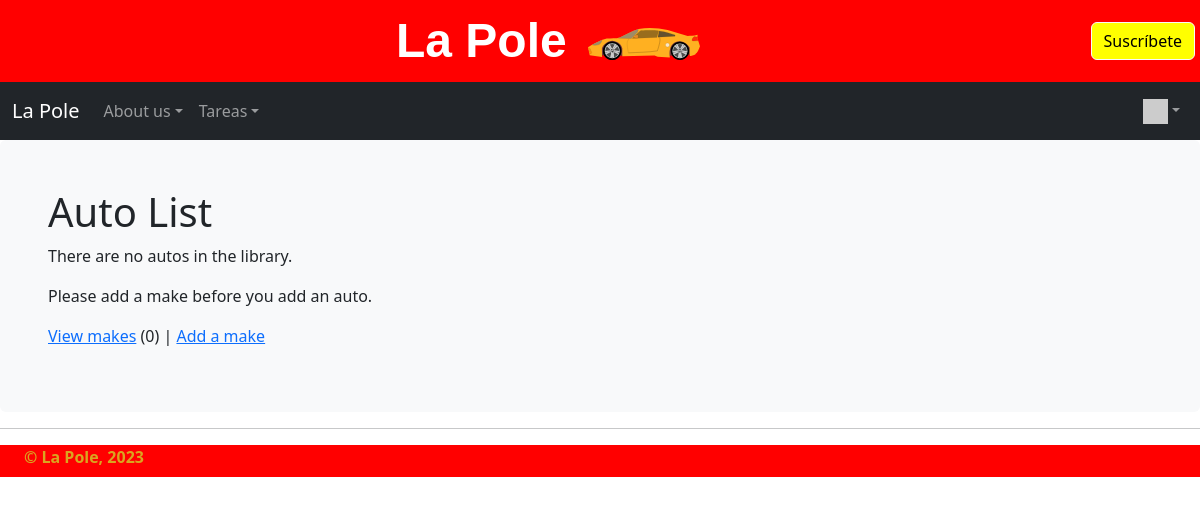
Page /autos/ (signed in) on the earlier database version.
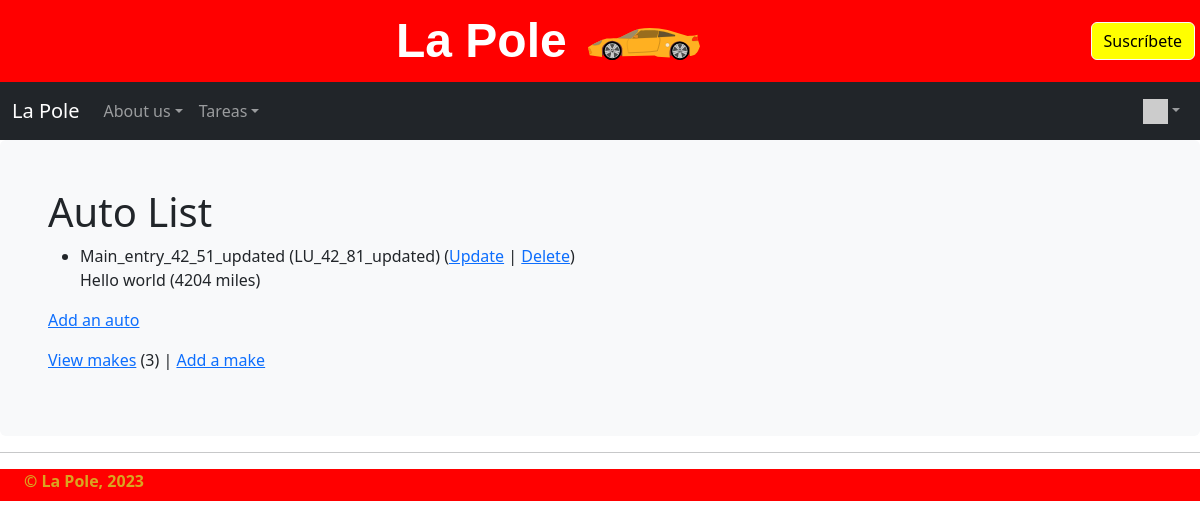
Same page on the later database version.
### autos/models.py (models this page shows, shortened)
class Auto(models.Model):
    nickname = models.CharField(
        max_length=100,
        validators=[MinLengthValidator(2, "Nickname must be greater than 1 character")]
    )
    mileage = models.PositiveIntegerField()
    comments = models.CharField(max_length=300)
    make = models.ForeignKey(Make, on_delete=models.CASCADE, null=False)

class Make(models.Model):
    name = models.CharField(
            max_length=100,
            help_text='Enter a make (e.g. Dodge)',
            validators=[MinLengthValidator(2, "Make must be greater than 1 character")]
    )
    def __str__(self):
            return self.name

### autos/views.py (the view)
# urls.py: path('', views.MainView.as_view(), name='all'),
class MainView(LoginRequiredMixin, View):
    def get(self, request):
        mc = Make.objects.all().count()
        al = Auto.objects.all()
        ctx = {'make_count': mc, 'auto_list': al}
        return render(request, 'autos/autos_list.html', ctx)

### home/context_processors.py (called while the page is built)
def settings(request):
    return {
        'settings': django_settings,
    }

### home/templatetags/app_tags.py (called while the page is built)
@register.filter(name='gravatar')
def gravatar(user, size=35):
    email = str(user.email.strip().lower()).encode('utf-8')
    email_hash = md5(email).hexdigest()
    url = "//www.gravatar.com/avatar/{0}?s={1}&d=identicon&r=PG"
    return url.format(email_hash, size)

### autos/templates/autos/autos_list.html
{% extends "home/layout.html" %}
{% block content %}
  <h1>Auto List</h1>
  {% if auto_list %}
  <ul>
    {% for auto in auto_list %}
      <li>
          {{ auto.nickname }} ({{ auto.make }})
          (<a href="{% url 'autos:auto_update' auto.id %}">Update</a> |
          <a href="{% url 'autos:auto_delete' auto.id %}">Delete</a>) <br/>
          {{ auto.comments }} ({{ auto.mileage }} miles)
      </li>
    {% endfor %}
  </ul>
  {% else %}
    <p>There are no autos in the library.</p>
  {% endif %}
  <p>
    {% if make_count > 0 %}
      <a href="{% url 'autos:auto_create' %}">Add an auto</a>
    {% else %}
      Please add a make before you add an auto.
    {% endif %}
  </p>
  <p>
  <a href="{% url 'autos:make_list' %}">View makes</a> ({{ make_count }}) |
    <a href="{% url 'autos:make_create' %}">Add a make</a>
  </p>
{% endblock %}

Differences in the rows shown:
added Auto: nickname "Main_entry_42_51_updated", make "LU_42_81_updated", comments "Hello world", mileage "4204"
Other differences:
{{ make_count }}: "0" → "3"
text no longer shown: "There are no autos in the library. Please add a make before you add an auto."
text now shown: "Add an auto"
